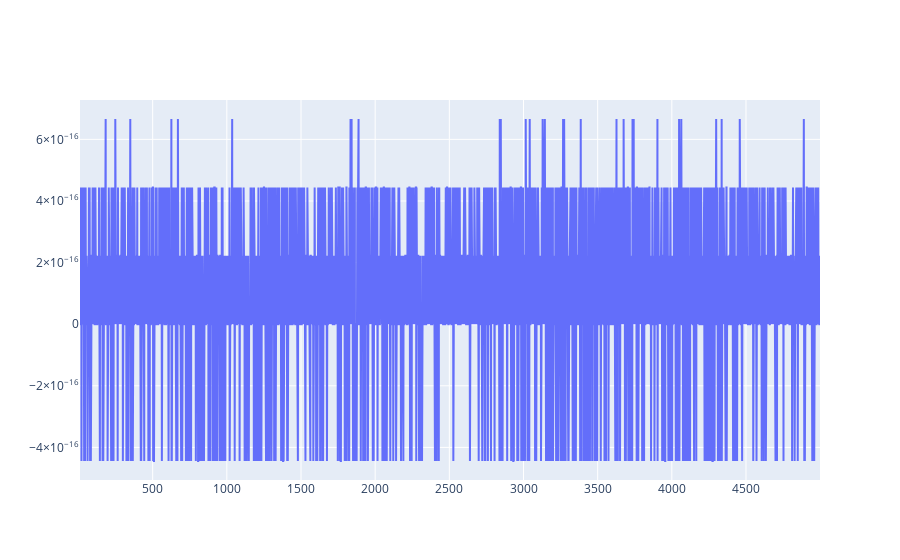

Notebook code for this chart:
### Code cell
fig = go.Figure()
fig.add_trace(go.Scatter(x=frequency_range, y=alphas))
# fig.update_xaxes(type="log")
fig.show()

### Figure 1 — Plotly figure (JSON) as saved in the notebook; plotly's stock layout.template omitted (floating-point values rounded to 4 significant figures; data arrays with more than 128 entries replaced by an {"elided": "..."} marker saying what was removed)
{"data": [{"type": "scatter", "x": {"elided": "4990 int values"}, "y": {"elided": "9980 float values"}}], "layout": {}}
